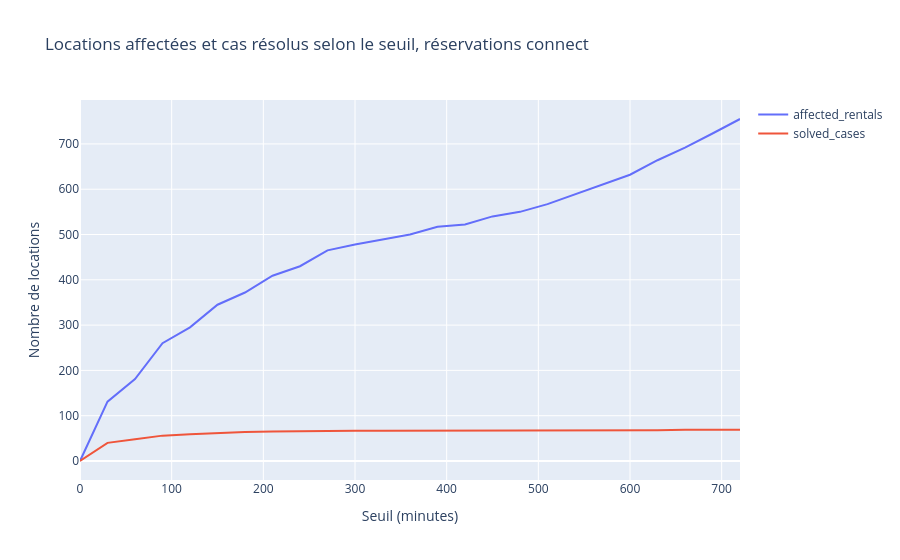

Here is the notebook cell this chart was saved with:
### Code cell
fig = px.line(
    simulation[simulation["scope"] == "connect"].melt(id_vars=["threshold", "scope"], var_name="indicator", value_name="count"),
    x="threshold",
    y="count",
    color="indicator",
    title="Locations affectées et cas résolus selon le seuil, réservations connect",
    labels={"threshold": "Seuil (minutes)", "count": "Nombre de locations", "indicator": ""},
)
fig.show()

### Figure 1 — Plotly figure (JSON) as saved in the notebook; plotly's stock layout.template omitted (floating-point values rounded to 4 significant figures)
{"data": [{"hovertemplate": "=affected_rentals<br>Seuil (minutes)=%{x}<br>Nombre de locations=%{y}<extra></extra>", "legendgroup": "affected_rentals", "line": {"color": "#636efa", "dash": "solid"}, "marker": {"symbol": "circle"}, "mode": "lines", "name": "affected_rentals", "orientation": "v", "showlegend": true, "type": "scatter", "x": [0, 30, 60, 90, 120, 150, 180, 210, 240, 270, 300, 330, 360, 390, 420, 450, 480, 510, 540, 570, 600, 630, 660, 690, 720], "xaxis": "x", "y": [0, 131, 181, 260, 295, 345, 372, 409, 430, 465, 478, 489, 500, 517, 522, 540, 550, 567, 589, 610, 632, 664, 692, 723, 755], "yaxis": "y"}, {"hovertemplate": "=solved_cases<br>Seuil (minutes)=%{x}<br>Nombre de locations=%{y}<extra></extra>", "legendgroup": "solved_cases", "line": {"color": "#EF553B", "dash": "solid"}, "marker": {"symbol": "circle"}, "mode": "lines", "name": "solved_cases", "orientation": "v", "showlegend": true, "type": "scatter", "x": [0, 30, 60, 90, 120, 150, 180, 210, 240, 270, 300, 330, 360, 390, 420, 450, 480, 510, 540, 570, 600, 630, 660, 690, 720], "xaxis": "x", "y": [0, 40, 48, 56, 59, 62, 64, 65, 66, 67, 67, 67, 67, 67, 67, 67, 67, 67, 67, 68, 68, 68, 69, 69, 69], "yaxis": "y"}], "layout": {"legend": {"title": {"text": ""}, "tracegroupgap": 0}, "title": {"text": "Locations affectées et cas résolus selon le seuil, réservations connect"}, "xaxis": {"anchor": "y", "domain": [0, 1], "title": {"text": "Seuil (minutes)"}}, "yaxis": {"anchor": "x", "domain": [0, 1], "title": {"text": "Nombre de locations"}}}}
